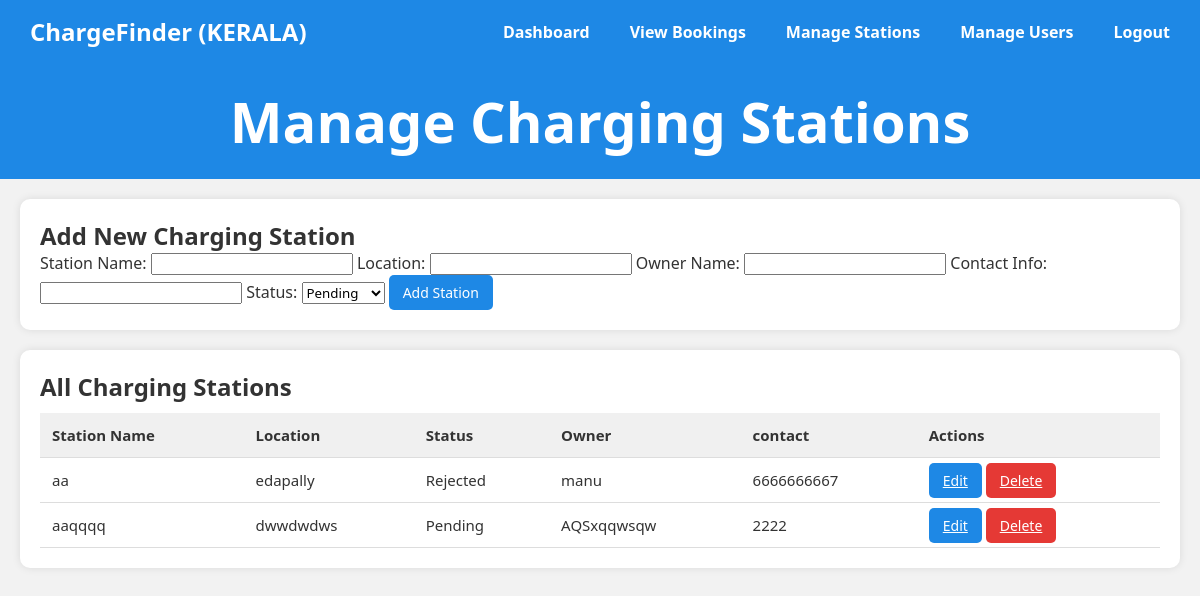
/admin_dashboard/manage_stations/, run on the app's committed database.
### finder/models.py (models this page shows, shortened)
class ChargingStation(models.Model):
    station_name = models.CharField(max_length=100)
    slug = models.SlugField(unique=True, blank=True)
    location = models.CharField(max_length=255)
    owner = models.CharField(max_length=100)
    status = models.CharField(max_length=20, choices=[
        ('Pending', 'Pending'),
        ('Approved', 'Approved'),
        ('Rejected', 'Rejected')
    ], default='Pending' )
    contact_info = models.CharField(max_length=100, blank=True, null=True)
    hourly_rate = models.DecimalField(max_digits=6, decimal_places=2, default=0)
    is_home_station = models.BooleanField(default=False)

### finder/views.py (the view, shortened to what this page needs)
# urls.py: path('admin_dashboard/manage_stations/', views.manage_stations, name='manage_stations'),
def manage_stations(request):
    stations = ChargingStation.objects.all()
    return render(request, 'manage_stations.html', {'stations': stations})

### templates/manage_stations.html (shortened to what this page needs)
{% load static %}
<!DOCTYPE html>
<html lang="en">
<head>
  <link rel="stylesheet" href="{% static 'style.css' %}">
</head>
<body>
  <nav>
    <div class="logo">ChargeFinder (KERALA)</div>
    <ul>
      <li><a href="{% url 'admin_dashboard' %}">Dashboard</a></li>
      <li><a href="{% url 'view_bookings' %}">View Bookings</a></li>
      <li><a href="{% url 'manage_stations' %}">Manage Stations</a></li>
      <li><a href="{% url 'manage_users' %}">Manage Users</a></li>
      <li><a href="{% url 'logout' %}">Logout</a></li>
    </ul>
  </nav>
  <div class="header">
    <h1>Manage Charging Stations</h1>
  </div>
  <div class="main">
    <div class="card">
      <h2>Add New Charging Station</h2>
      <form method="post" action="{% url 'manage_stations' %}">
        <label>Station Name:</label>
        <input type="text" name="station_name" required>
        <label>Location:</label>
        <input type="text" name="location" required>
        <label>Owner Name:</label>
        <input type="text" name="owner" required>
        <label>Contact Info:</label>
<input type="text" name="contact_info" required>
        <label>Status:</label>
        <select name="status" required>
          <option value="Pending">Pending</option>
        </select>
        <button type="submit" class="btn">Add Station</button>
      </form>
    </div>
    <div class="card">
      <h2>All Charging Stations</h2>
      <table>
        <thead>
          <tr>
            <th>Station Name</th>
            <th>Location</th>
             <th>Status</th>
            <th>Owner</th>
                   <th>contact</th>
            <th>Actions</th>
          </tr>
        </thead>
        <tbody>
          {% for station in stations %}
          <tr>
            <td>{{ station.station_name }}</td>
            <td>{{ station.location }}</td>
            <td>{{ station.status }}</td>
            <td>{{ station.owner }}</td>
             <td>{{ station.contact_info }}</td>
            <td>
              <a href="{% url 'edit_station_by_name' station.station_name %}" class="btn">Edit</a>
              <a href="{% url 'delete_station_by_name' station.station_name %}" class="btn btn-danger"
                 onclick="return confirm('Delete {{ station.station_name }}?');">Delete</a>
            </td>
          </tr>
          {% empty %}
          <tr>
            <td colspan="5" style="text-align: center;">No stations found.</td>
          </tr>
          {% endfor %}
        </tbody>
      </table>
    </div>
  </div>
</body>
</html>

### static/style.css (style rules this page uses)
* { margin: 0; padding: 0; box-sizing: border-box; font-family: 'Segoe UI', sans-serif; }
body { background-color: #ffffff; color: #333; }
nav { display: flex; justify-content: space-between; align-items: center; padding: 20px 50px; background-color: #f9f9f9; box-shadow: 0 2px 4px rgba(0, 0, 0, 0.1); }
nav .logo { font-weight: bold; font-size: 1.5em; color: #007bff; }
nav ul { list-style: none; display: flex; gap: 20px; }
nav ul li a { text-decoration: none; color: #333; font-weight: 500; }

### templates/manage_stations.html (style rules this page uses)
body { margin: 0; font-family: Arial, sans-serif; background-color: #f2f2f2; color: #333; }
nav { background-color: #1e88e5; color: white; padding: 15px 30px; display: flex; align-items: center; justify-content: space-between; }
nav .logo { font-size: 24px; font-weight: bold; color: white; }
nav ul { list-style: none; margin: 0; padding: 0; display: flex; }
nav ul li { margin-left: 20px; }
nav ul li a { color: white; text-decoration: none; font-weight: bold; }
.header { background-color: #1e88e5; color: white; padding: 20px; text-align: center; font-size: 28px; }
.main { padding: 20px; max-width: 1200px; margin: auto; }
.card { background: white; padding: 20px; margin-bottom: 20px; border-radius: 10px; box-shadow: 0 0 8px rgba(0,0,0,0.1); }
table { width: 100%; border-collapse: collapse; margin-top: 10px; font-size: 15px; }
th, td { padding: 12px; border-bottom: 1px solid #ddd; text-align: left; }
th { background-color: #f0f0f0; color: #333; }
.btn { padding: 8px 14px; color: white; background-color: #1e88e5; border: none; border-radius: 5px; cursor: pointer; font-size: 14px; }
.btn-danger { background-color: #e53935; }

### data on the page
ChargingStation: station_name "aa", location "edapally", status "Rejected", owner "manu", contact_info "6666666667"
ChargingStation: station_name "aaqqqq", location "dwwdwdws", status "Pending", owner "AQSxqqwsqw", contact_info "2222"
